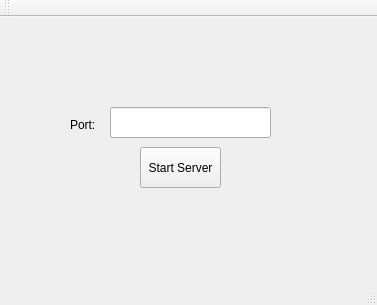
<?xml version="1.0" encoding="UTF-8"?>
<ui version="4.0">
 <class>ServerInitWindowClass</class>
 <widget class="QMainWindow" name="ServerInitWindowClass">
  <property name="geometry">
   <rect>
    <x>0</x>
    <y>0</y>
    <width>377</width>
    <height>305</height>
   </rect>
  </property>
  <property name="windowTitle">
   <string>ServerInitWindow</string>
  </property>
  <widget class="QWidget" name="centralWidget">
   <widget class="QLabel" name="label">
    <property name="geometry">
     <rect>
      <x>70</x>
      <y>100</y>
      <width>49</width>
      <height>16</height>
     </rect>
    </property>
    <property name="text">
     <string>Port:</string>
    </property>
   </widget>
   <widget class="QLineEdit" name="portInput">
    <property name="geometry">
     <rect>
      <x>110</x>
      <y>90</y>
      <width>161</width>
      <height>31</height>
     </rect>
    </property>
   </widget>
   <widget class="QPushButton" name="startServerButton">
    <property name="geometry">
     <rect>
      <x>140</x>
      <y>130</y>
      <width>81</width>
      <height>41</height>
     </rect>
    </property>
    <property name="text">
     <string>Start Server</string>
    </property>
   </widget>
  </widget>
  <widget class="QMenuBar" name="menuBar">
   <property name="geometry">
    <rect>
     <x>0</x>
     <y>0</y>
     <width>377</width>
     <height>22</height>
    </rect>
   </property>
  </widget>
  <widget class="QToolBar" name="mainToolBar">
   <attribute name="toolBarArea">
    <enum>TopToolBarArea</enum>
   </attribute>
   <attribute name="toolBarBreak">
    <bool>false</bool>
   </attribute>
  </widget>
  <widget class="QStatusBar" name="statusBar"/>
 </widget>
 <layoutdefault spacing="6" margin="11"/>
 <resources/>
 <connections/>
</ui>
